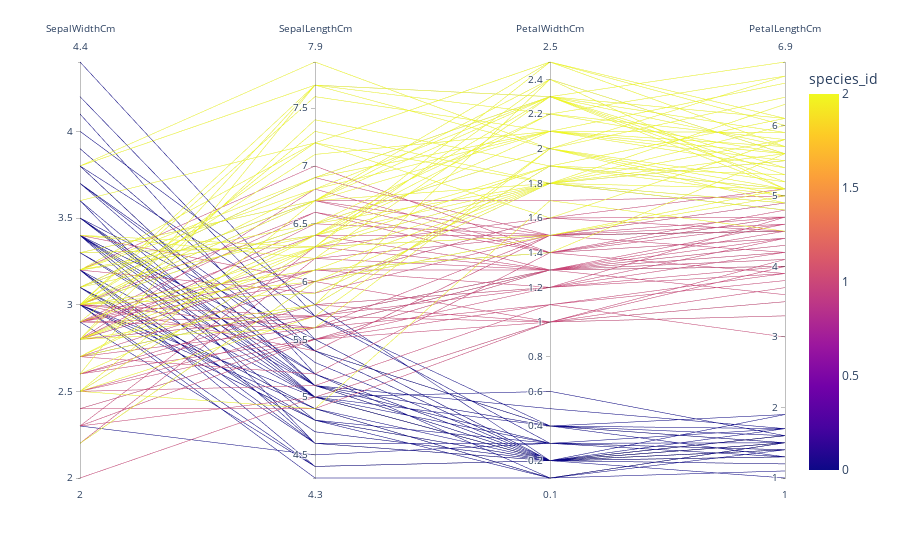

This figure's notebook cell:
### Code cell
fig = px.parallel_coordinates(iris, color="species_id",
                              dimensions=['SepalWidthCm', 'SepalLengthCm', 'PetalWidthCm', 'PetalLengthCm'],
                              #color_continuous_scale=px.colors.diverging.Tealrose,
                              #color_continuous_midpoint=1
                             )
fig.show()

### Figure 1 — Plotly figure (JSON) as saved in the notebook; plotly's stock layout.template omitted (floating-point values rounded to 4 significant figures; data arrays with more than 128 entries replaced by an {"elided": "..."} marker saying what was removed)
{"data": [{"dimensions": [{"label": "SepalWidthCm", "values": {"elided": "150 float values"}}, {"label": "SepalLengthCm", "values": {"elided": "150 float values"}}, {"label": "PetalWidthCm", "values": {"elided": "150 float values"}}, {"label": "PetalLengthCm", "values": {"elided": "150 float values"}}], "domain": {"x": [0, 1], "y": [0, 1]}, "line": {"color": {"elided": "150 int values"}, "coloraxis": "coloraxis"}, "name": "", "type": "parcoords"}], "layout": {"coloraxis": {"colorbar": {"title": {"text": "species_id"}}, "colorscale": [[0, "#0d0887"], [0.1111, "#46039f"], [0.2222, "#7201a8"], [0.3333, "#9c179e"], [0.4444, "#bd3786"], [0.5556, "#d8576b"], [0.6667, "#ed7953"], [0.7778, "#fb9f3a"], [0.8889, "#fdca26"], [1, "#f0f921"]]}, "legend": {"tracegroupgap": 0}, "margin": {"t": 60}}}
